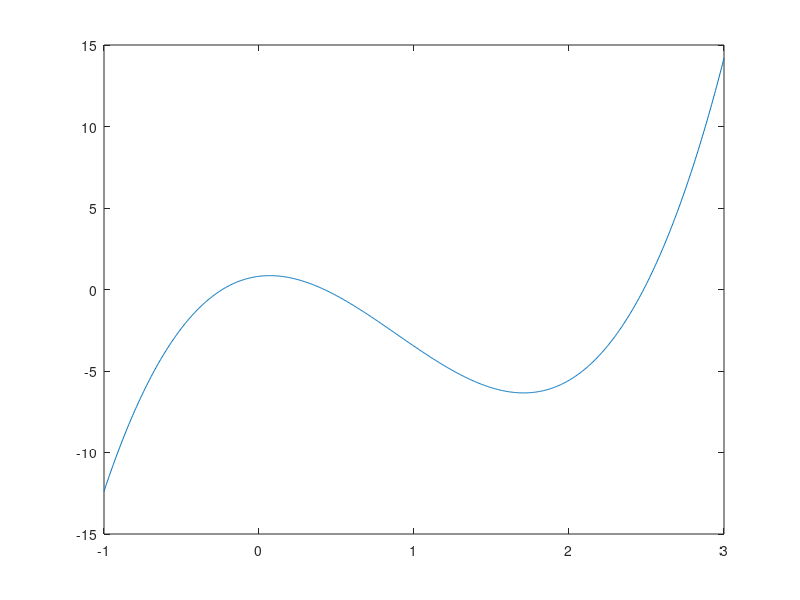

Here is the MATLAB script that generated this plot:
clc; clear; close all; pause(0.5)

t = -1:5 ;
% t = [-1 0 1 2 3 4 5]
f = [-11 -2 -4 -3 17 70 200] ;

p = polyfit(t,f,3)

t2 = -1:0.005:3 ;
y = polyval(p,t2) ;
plot(t2,y)